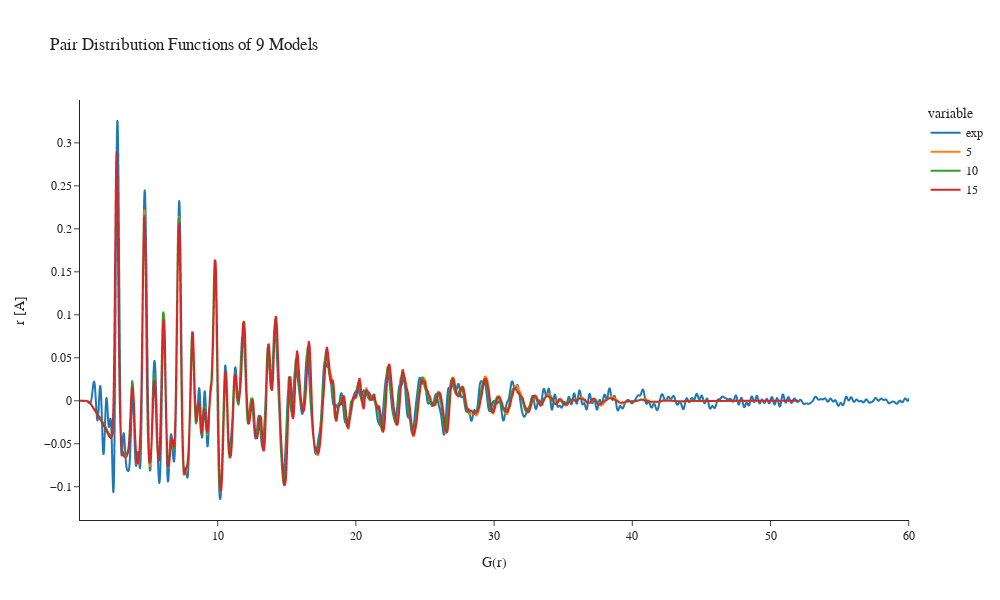

The notebook cell saved with this chart:
### Markdown cell above
# Comparación de las PDFs

### Code cell
import pandas as pd
import numpy as np
import plotly.express as px
M = pd.DataFrame()

df_exp = pd.read_csv('../Post-PtPdCo-PDF.csv', sep = '\s+', header=None, names=['r','G(r)'])
df_exp = df_exp.replace('--',np.nan).dropna()
rest_df_exp = df_exp["G(r)"].iloc[1::2].astype(float)
rest_df_exp = rest_df_exp.reset_index(drop=True)
rest_df_exp.index += 1
M['exp'] = rest_df_exp

dx = 0.02

#M.index = M0['#r(A)']
M300 = pd.read_csv(f'{name1[:-4]}_d2.txt', sep='\s+')
M400 = pd.read_csv(f'{name2[:-4]}_d2.txt', sep='\s+')
M500 = pd.read_csv(f'{name3[:-4]}_d2.txt', sep='\s+')

M['5'] = M300['G(r)']
M['10'] = M400['G(r)']
M['15'] = M500['G(r)']

M.index = (M.index + 1)*dx

temps = [5,10,15]

for i in temps:
    a = M[M[f'{i}']== max(M[f'{i}'])].index[0]
    b = 0.29 #### Al parecer este es el originario de todo lo que yo estaba haciendo
    c = b/(float(M[f'{i}'][a]))
    M[f'{i}'] *= c
    rest = M['exp'] - M[f'{i}']
    error = np.sum(rest**2)
    error_p = np.sqrt(error/2600)
    print(f'Para {i} % el error es {error},y el error porcentual es {error_p}')




fig = px.line(M, template='simple_white', title='Pair Distribution Functions of 9 Models',
    width=1000, height=600)
fig.update_layout(
    font_family="serif",
    title_font_family="serif")
fig.update_xaxes(title_text='G(r)')
fig.update_yaxes(title_text='r [A]')
fig.show()

### Figure 1 — Plotly figure (JSON) as saved in the notebook; plotly's stock layout.template omitted (floating-point values rounded to 4 significant figures; data arrays with more than 128 entries replaced by an {"elided": "..."} marker saying what was removed)
{"data": [{"hovertemplate": "variable=exp<br>index=%{x}<br>value=%{y}<extra></extra>", "legendgroup": "exp", "line": {"color": "#1F77B4", "dash": "solid"}, "marker": {"symbol": "circle"}, "mode": "lines", "name": "exp", "showlegend": true, "type": "scattergl", "x": {"elided": "3000 float values"}, "xaxis": "x", "y": {"elided": "3000 float values"}, "yaxis": "y"}, {"hovertemplate": "variable=5<br>index=%{x}<br>value=%{y}<extra></extra>", "legendgroup": "5", "line": {"color": "#FF7F0E", "dash": "solid"}, "marker": {"symbol": "circle"}, "mode": "lines", "name": "5", "showlegend": true, "type": "scattergl", "x": {"elided": "3000 float values"}, "xaxis": "x", "y": {"elided": "3000 float values"}, "yaxis": "y"}, {"hovertemplate": "variable=10<br>index=%{x}<br>value=%{y}<extra></extra>", "legendgroup": "10", "line": {"color": "#2CA02C", "dash": "solid"}, "marker": {"symbol": "circle"}, "mode": "lines", "name": "10", "showlegend": true, "type": "scattergl", "x": {"elided": "3000 float values"}, "xaxis": "x", "y": {"elided": "3000 float values"}, "yaxis": "y"}, {"hovertemplate": "variable=15<br>index=%{x}<br>value=%{y}<extra></extra>", "legendgroup": "15", "line": {"color": "#D62728", "dash": "solid"}, "marker": {"symbol": "circle"}, "mode": "lines", "name": "15", "showlegend": true, "type": "scattergl", "x": {"elided": "3000 float values"}, "xaxis": "x", "y": {"elided": "3000 float values"}, "yaxis": "y"}], "layout": {"font": {"family": "serif"}, "height": 600, "legend": {"title": {"text": "variable"}, "tracegroupgap": 0}, "title": {"font": {"family": "serif"}, "text": "Pair Distribution Functions of 9 Models"}, "width": 1000, "xaxis": {"anchor": "y", "domain": [0, 1], "title": {"text": "G(r)"}}, "yaxis": {"anchor": "x", "domain": [0, 1], "title": {"text": "r [A]"}}}}
